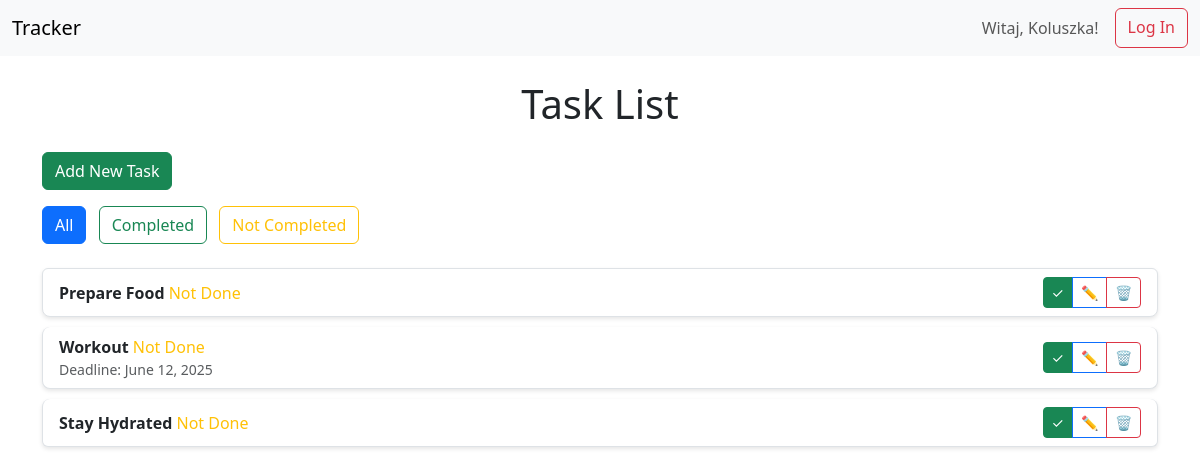
The app's page / (signed in), older data.
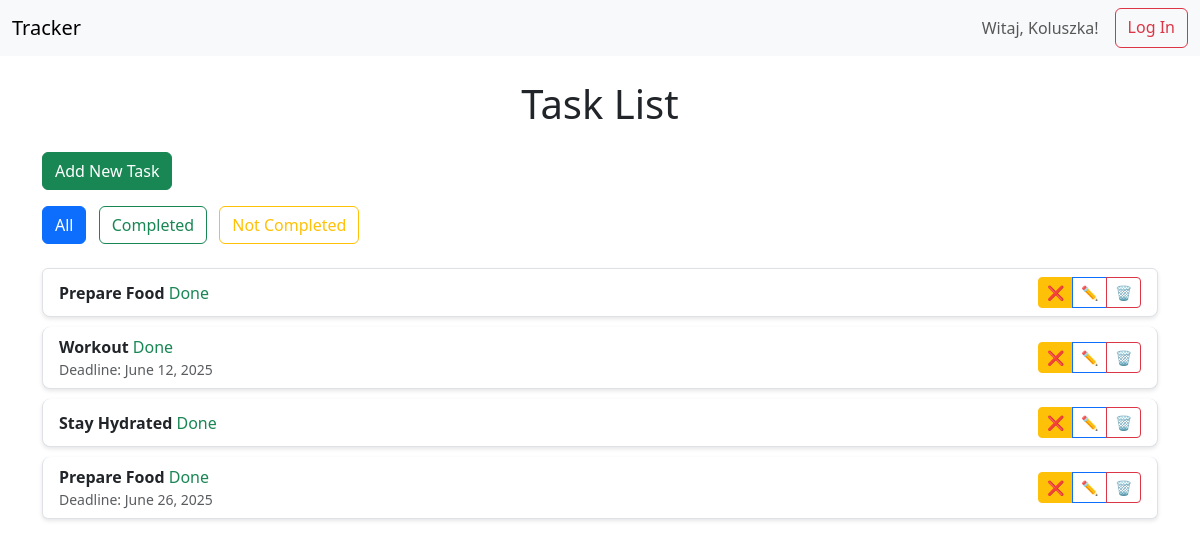
The same page, newer data.
### tasks/models.py (models this page shows, shortened)
class Task(models.Model):
    title = models.CharField(max_length=200)
    description = models.TextField(blank=True)
    completed = models.BooleanField(default=False)
    user = models.ForeignKey(User, on_delete=models.CASCADE)
    due_date = models.DateField(null=True, blank=True)
    template = models.ForeignKey('TaskTemplate', null=True, blank=True, on_delete=models.SET_NULL)

### tasks/views.py (the view)
# urls.py: path('', views.task_list, name='task_list'),
@login_required
def task_list(request):
    filter_option = request.GET.get('filter', 'all')  # domyślnie 'all'
    if filter_option == 'completed':
        tasks = Task.objects.filter(completed=True)
    elif filter_option == 'not_completed':
        tasks = Task.objects.filter(completed=False)
    else:
        tasks = Task.objects.all()
    return render(request, 'tasks/task_list.html', {'tasks': tasks, 'filter_option': filter_option})

### tasks/templates/tasks/task_list.html (shortened to what this page needs)
<!DOCTYPE html>
<html lang="en">
<head>
    {% load static %}
    <link rel="stylesheet" href="{% static 'tasks/style.css' %}">
    <link href="https://cdn.jsdelivr.net/npm/bootstrap@5.3.0/dist/css/bootstrap.min.css" rel="stylesheet">
</head>
<body>
<nav class="navbar navbar-expand-lg navbar-light bg-light mb-4">
    <div class="container-fluid">
        <a class="navbar-brand" href="/">Tracker</a>
        <div class="d-flex">
            {% if user.is_authenticated %}
                <span class="navbar-text me-3">Witaj, {{ user.username }}!</span>
                <a href="{% url 'logout' %}" class="btn btn-outline-danger">Log In</a>
            {% else %}
                <a href="{% url 'login' %}" class="btn btn-outline-primary">Log Out</a>
            {% endif %}
        </div>
    </div>
</nav>
<div class="container">
    <h1 class="text-center mb-4">Task List</h1>
    <a href="{% url 'add_task' %}" class="btn btn-success mb-3">Add New Task</a>
    <div class="mb-4">
        <a href="{% url 'task_list' %}?filter=all" class="btn {% if filter_option == 'all' %}btn-primary{% else %}btn-outline-primary{% endif %} me-2">All</a>
        <a href="{% url 'task_list' %}?filter=completed" class="btn {% if filter_option == 'completed' %}btn-success{% else %}btn-outline-success{% endif %} me-2">Completed</a>
        <a href="{% url 'task_list' %}?filter=not_completed" class="btn {% if filter_option == 'not_completed' %}btn-warning{% else %}btn-outline-warning{% endif %}">Not Completed</a>
    </div>
    <ul class="list-group">
        {% for task in tasks %}
        <li class="list-group-item">
            <div class="d-flex justify-content-between align-items-center">
                <div>
                    <strong>{{ task.title }}</strong>
                    {% if task.completed %}
                        <span class="text-success">Done</span>
                    {% else %}
                        <span class="text-warning">Not Done</span>
                    {% endif %}
                    {% if task.due_date %}
                        <div class="text-muted small">Deadline: {{ task.due_date }}</div>
                    {% endif %}
                </div>
                <div class="btn-group">
                    <a href="{% url 'toggle_task' task.id %}" class="btn btn-sm {% if task.completed %}btn-warning{% else %}btn-success{% endif %}">
                        {% if task.completed %}❌{% else %}✓{% endif %}
                    </a>
                    <a href="{% url 'edit_task' task.id %}" class="btn btn-sm btn-outline-primary">✏️</a>
                    <a href="{% url 'delete_task' task.id %}" class="btn btn-sm btn-outline-danger" onclick="return confirm('Czy na pewno usunąć to zadanie?');">🗑️</a>
                </div>
            </div>
        </li>
        {% empty %}
            <li class="list-group-item">No tasks available.</li>
        {% endfor %}
    </ul>
</div>
</body>
</html>

Row changes from the older to the newer data that the page shows:
changed Task (number 1 of 4 on the later page): completed "Not Done ✓" → "Done ❌"
changed Task "Workout": completed "Not Done ✓" → "Done ❌"
changed Task "Stay Hydrated": completed "Not Done ✓" → "Done ❌"
added Task: title "Prepare Food", completed "Done", due_date "June 26, 2025"
